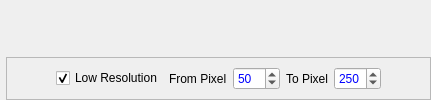
                      <widget class="QSplitter" name="splitter_9">
                       <property name="minimumSize">
                        <size>
                         <width>100</width>
                         <height>100</height>
                        </size>
                       </property>
                       <property name="orientation">
                        <enum>Qt::Horizontal</enum>
                       </property>
                       <property name="childrenCollapsible">
                        <bool>false</bool>
                       </property>
                       <widget class="QWidget" name="layoutWidget_4">
                        <layout class="QHBoxLayout" name="horizontalLayout_4">
                         <item>
                          <layout class="QVBoxLayout" name="verticalLayout_33">
                           <item>
                            <widget class="MPLWidget" name="norm_it_plot" native="true">
                             <property name="sizePolicy">
                              <sizepolicy hsizetype="Expanding" vsizetype="Expanding">
                               <horstretch>0</horstretch>
                               <verstretch>0</verstretch>
                              </sizepolicy>
                             </property>
                            </widget>
                           </item>
                          </layout>
                         </item>
                         <item>
                          <layout class="QVBoxLayout" name="verticalLayout_34">
                           <item>
                            <widget class="MPLWidget" name="norm_ix_plot" native="true">
                             <property name="sizePolicy">
                              <sizepolicy hsizetype="Expanding" vsizetype="Expanding">
                               <horstretch>0</horstretch>
                               <verstretch>0</verstretch>
                              </sizepolicy>
                             </property>
                            </widget>
                           </item>
                           <item>
                            <widget class="QFrame" name="frame_20">
                             <property name="maximumSize">
                              <size>
                               <width>16777215</width>
                               <height>50</height>
                              </size>
                             </property>
                             <property name="frameShape">
                              <enum>QFrame::StyledPanel</enum>
                             </property>
                             <property name="frameShadow">
                              <enum>QFrame::Raised</enum>
                             </property>
                             <layout class="QHBoxLayout" name="horizontalLayout_54">
                              <item>
                               <layout class="QHBoxLayout" name="horizontalLayout_83">
                                <item>
                                 <spacer name="horizontalSpacer_28">
                                  <property name="orientation">
                                   <enum>Qt::Horizontal</enum>
                                  </property>
                                  <property name="sizeType">
                                   <enum>QSizePolicy::Minimum</enum>
                                  </property>
                                  <property name="sizeHint" stdset="0">
                                   <size>
                                    <width>40</width>
                                    <height>20</height>
                                   </size>
                                  </property>
                                 </spacer>
                                </item>
                                <item>
                                 <widget class="QCheckBox" name="normLowResFlag">
                                  <property name="text">
                                   <string>Low Resolution</string>
                                  </property>
                                  <property name="checked">
                                   <bool>true</bool>
                                  </property>
                                 </widget>
                                </item>
                                <item>
                                 <widget class="QLabel" name="normLowResFromLabel">
                                  <property name="layoutDirection">
                                   <enum>Qt::RightToLeft</enum>
                                  </property>
                                  <property name="text">
                                   <string>From Pixel</string>
                                  </property>
                                 </widget>
                                </item>
                                <item>
                                 <spacer name="horizontalSpacer_65">
                                  <property name="orientation">
                                   <enum>Qt::Horizontal</enum>
                                  </property>
                                  <property name="sizeType">
                                   <enum>QSizePolicy::Fixed</enum>
                                  </property>
                                  <property name="sizeHint" stdset="0">
                                   <size>
                                    <width>0</width>
                                    <height>20</height>
                                   </size>
                                  </property>
                                 </spacer>
                                </item>
                                <item>
                                 <widget class="QSpinBox" name="normLowResFromValue">
                                  <property name="palette">
                                   <palette>
                                    <active>
                                     <colorrole role="Text">
                                      <brush brushstyle="SolidPattern">
                                       <color alpha="255">
                                        <red>0</red>
                                        <green>0</green>
                                        <blue>255</blue>
                                       </color>
                                      </brush>
                                     </colorrole>
                                     <colorrole role="PlaceholderText">
                                      <brush brushstyle="NoBrush">
                                       <color alpha="128">
                                        <red>0</red>
                                        <green>0</green>
                                        <blue>255</blue>
                                       </color>
                                      </brush>
                                     </colorrole>
                                    </active>
                                    <inactive>
                                     <colorrole role="Text">
                                      <brush brushstyle="SolidPattern">
                                       <color alpha="255">
                                        <red>0</red>
                                        <green>0</green>
                                        <blue>255</blue>
                                       </color>
                                      </brush>
                                     </colorrole>
                                     <colorrole role="PlaceholderText">
                                      <brush brushstyle="NoBrush">
                                       <color alpha="128">
                                        <red>0</red>
                                        <green>0</green>
                                        <blue>255</blue>
                                       </color>
                                      </brush>
                                     </colorrole>
                                    </inactive>
                                    <disabled>
                                     <colorrole role="Text">
                                      <brush brushstyle="SolidPattern">
                                       <color alpha="255">
                                        <red>118</red>
                                        <green>118</green>
                                        <blue>117</blue>
                                       </color>
                                      </brush>
                                     </colorrole>
                                     <colorrole role="PlaceholderText">
                                      <brush brushstyle="NoBrush">
                                       <color alpha="128">
                                        <red>0</red>
                                        <green>0</green>
                                        <blue>255</blue>
                                       </color>
                                      </brush>
                                     </colorrole>
                                    </disabled>
                                   </palette>
                                  </property>
                                  <property name="maximum">
                                   <number>255</number>
                                  </property>
                                  <property name="value">
                                   <number>50</number>
                                  </property>
                                 </widget>
                                </item>
                                <item>
                                 <widget class="QLabel" name="normLowResToLabel">
                                  <property name="layoutDirection">
                                   <enum>Qt::RightToLeft</enum>
                                  </property>
                                  <property name="text">
                                   <string>To Pixel</string>
                                  </property>
                                 </widget>
                                </item>
                                <item>
                                 <spacer name="horizontalSpacer_66">
                                  <property name="orientation">
                                   <enum>Qt::Horizontal</enum>
                                  </property>
                                  <property name="sizeType">
                                   <enum>QSizePolicy::Fixed</enum>
                                  </property>
                                  <property name="sizeHint" stdset="0">
                                   <size>
                                    <width>0</width>
                                    <height>20</height>
                                   </size>
                                  </property>
                                 </spacer>
                                </item>
                                <item>
                                 <widget class="QSpinBox" name="normLowResToValue">
                                  <property name="palette">
                                   <palette>
                                    <active>
                                     <colorrole role="Text">
                                      <brush brushstyle="SolidPattern">
                                       <color alpha="255">
                                        <red>0</red>
                                        <green>0</green>
                                        <blue>255</blue>
                                       </color>
                                      </brush>
                                     </colorrole>
                                     <colorrole role="PlaceholderText">
                                      <brush brushstyle="NoBrush">
                                       <color alpha="128">
                                        <red>0</red>
                                        <green>0</green>
                                        <blue>255</blue>
                                       </color>
                                      </brush>
                                     </colorrole>
                                    </active>
                                    <inactive>
                                     <colorrole role="Text">
                                      <brush brushstyle="SolidPattern">
                                       <color alpha="255">
                                        <red>0</red>
                                        <green>0</green>
                                        <blue>255</blue>
                                       </color>
                                      </brush>
                                     </colorrole>
                                     <colorrole role="PlaceholderText">
                                      <brush brushstyle="NoBrush">
                                       <color alpha="128">
                                        <red>0</red>
                                        <green>0</green>
                                        <blue>255</blue>
                                       </color>
                                      </brush>
                                     </colorrole>
                                    </inactive>
                                    <disabled>
                                     <colorrole role="Text">
                                      <brush brushstyle="SolidPattern">
                                       <color alpha="255">
                                        <red>118</red>
                                        <green>118</green>
                                        <blue>117</blue>
                                       </color>
                                      </brush>
                                     </colorrole>
                                     <colorrole role="PlaceholderText">
                                      <brush brushstyle="NoBrush">
                                       <color alpha="128">
                                        <red>0</red>
                                        <green>0</green>
                                        <blue>255</blue>
                                       </color>
                                      </brush>
                                     </colorrole>
                                    </disabled>
                                   </palette>
                                  </property>
                                  <property name="maximum">
                                   <number>303</number>
                                  </property>
                                  <property name="value">
                                   <number>250</number>
                                  </property>
                                 </widget>
                                </item>
                                <item>
                                 <spacer name="horizontalSpacer_67">
                                  <property name="orientation">
                                   <enum>Qt::Horizontal</enum>
                                  </property>
                                  <property name="sizeType">
                                   <enum>QSizePolicy::Minimum</enum>
                                  </property>
                                  <property name="sizeHint" stdset="0">
                                   <size>
                                    <width>40</width>
                                    <height>20</height>
                                   </size>
                                  </property>
                                 </spacer>
                                </item>
                               </layout>
                              </item>
                             </layout>
                            </widget>
                           </item>
                          </layout>
                         </item>
                        </layout>
                       </widget>
                      </widget>
